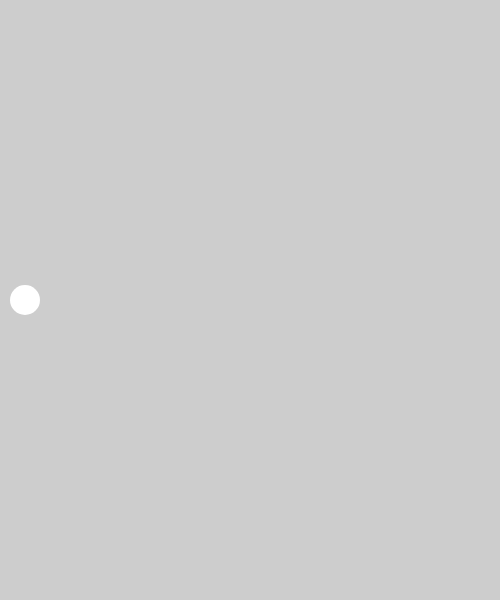
Frame 1 (no input)
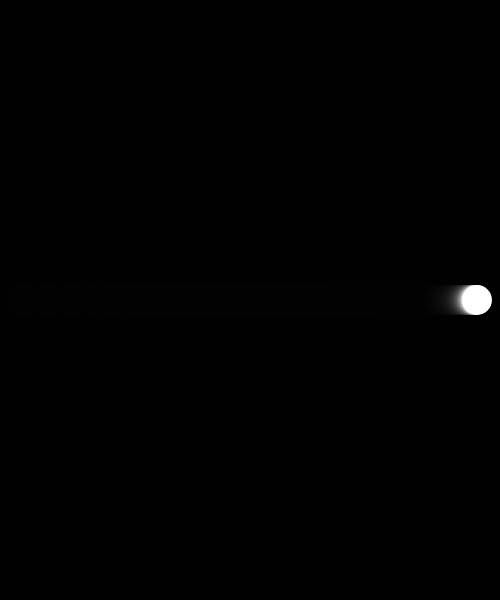
Frame 60 (no input)
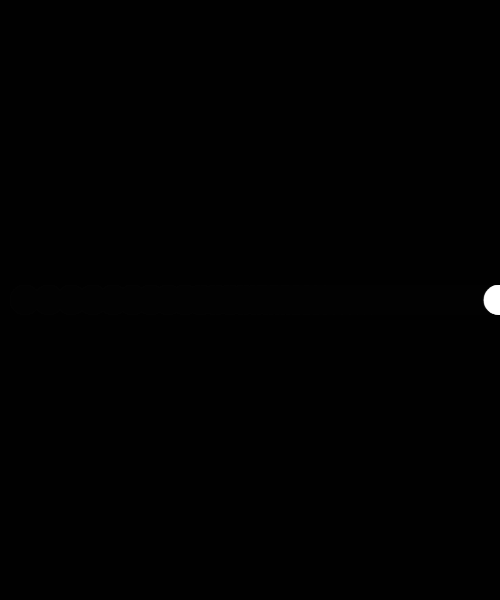
Frame 120 (the mouse pressed at the canvas centre since frame 60)

The p5.js sketch that drew these frames (run headless with seeded random() and noise() and a simulated clock; from frame 60 on, the mouse is pressed at the canvas centre):

// p5.js sketch
// ── sketch.js
var x = 0;

function setup() {
  createCanvas(500,600);
}

function draw() {
  background(0,50);
  x = lerp(x,width,0.05);
  noStroke();
  ellipse(x,height/2,30,30);
}
